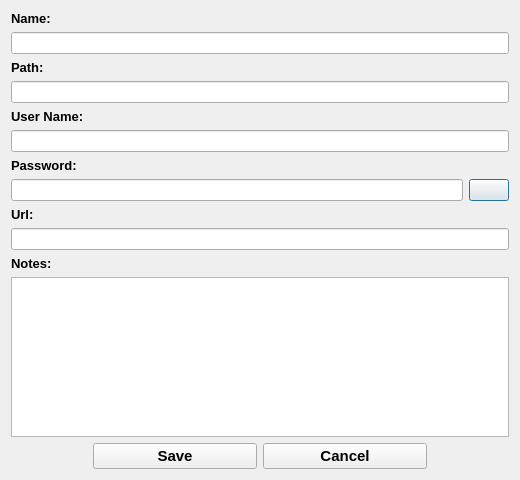
<?xml version="1.0" encoding="UTF-8"?>
<ui version="4.0">
 <class>CredentialEntryEditor</class>
 <widget class="QDialog" name="CredentialEntryEditor">
  <property name="geometry">
   <rect>
    <x>0</x>
    <y>0</y>
    <width>520</width>
    <height>480</height>
   </rect>
  </property>
  <property name="minimumSize">
   <size>
    <width>520</width>
    <height>480</height>
   </size>
  </property>
  <property name="maximumSize">
   <size>
    <width>520</width>
    <height>480</height>
   </size>
  </property>
  <property name="windowTitle">
   <string>Credential Entry</string>
  </property>
  <layout class="QVBoxLayout" name="verticalLayout">
   <item>
    <widget class="QLabel" name="NameLabel">
     <property name="font">
      <font>
       <pointsize>10</pointsize>
       <bold>true</bold>
      </font>
     </property>
     <property name="text">
      <string>Name:</string>
     </property>
    </widget>
   </item>
   <item>
    <widget class="QLineEdit" name="NameLineEdit">
     <property name="font">
      <font>
       <bold>true</bold>
      </font>
     </property>
    </widget>
   </item>
   <item>
    <widget class="QLabel" name="PathLabel">
     <property name="font">
      <font>
       <pointsize>10</pointsize>
       <bold>true</bold>
      </font>
     </property>
     <property name="text">
      <string>Path:</string>
     </property>
    </widget>
   </item>
   <item>
    <widget class="QLineEdit" name="PathLineEdit">
     <property name="font">
      <font>
       <bold>true</bold>
      </font>
     </property>
    </widget>
   </item>
   <item>
    <widget class="QLabel" name="UsernameLabel">
     <property name="font">
      <font>
       <pointsize>10</pointsize>
       <bold>true</bold>
      </font>
     </property>
     <property name="text">
      <string>User Name:</string>
     </property>
    </widget>
   </item>
   <item>
    <widget class="QLineEdit" name="UsernameLineEdit">
     <property name="font">
      <font>
       <bold>true</bold>
      </font>
     </property>
    </widget>
   </item>
   <item>
    <widget class="QLabel" name="PasswordLabel">
     <property name="font">
      <font>
       <pointsize>10</pointsize>
       <bold>true</bold>
      </font>
     </property>
     <property name="text">
      <string>Password:</string>
     </property>
    </widget>
   </item>
   <item>
    <layout class="QHBoxLayout" name="PasswordHorizontalLayout" stretch="0,0">
     <item>
      <widget class="QLineEdit" name="PasswordLineEdit">
       <property name="font">
        <font>
         <bold>true</bold>
        </font>
       </property>
       <property name="echoMode">
        <enum>QLineEdit::EchoMode::Password</enum>
       </property>
      </widget>
     </item>
     <item>
      <widget class="QPushButton" name="PasswordShowPushButton">
       <property name="text">
        <string/>
       </property>
       <property name="checkable">
        <bool>true</bool>
       </property>
      </widget>
     </item>
    </layout>
   </item>
   <item>
    <widget class="QLabel" name="UrlLabel">
     <property name="font">
      <font>
       <pointsize>10</pointsize>
       <bold>true</bold>
      </font>
     </property>
     <property name="text">
      <string>Url:</string>
     </property>
    </widget>
   </item>
   <item>
    <widget class="QLineEdit" name="UrlLineEdit">
     <property name="font">
      <font>
       <bold>true</bold>
      </font>
     </property>
    </widget>
   </item>
   <item>
    <widget class="QLabel" name="NotesLabel">
     <property name="font">
      <font>
       <pointsize>10</pointsize>
       <bold>true</bold>
      </font>
     </property>
     <property name="text">
      <string>Notes:</string>
     </property>
    </widget>
   </item>
   <item>
    <widget class="QPlainTextEdit" name="NotesPlainTextEdit">
     <property name="font">
      <font>
       <bold>true</bold>
      </font>
     </property>
    </widget>
   </item>
   <item>
    <layout class="QHBoxLayout" name="ButtonsHorizontalLayout" stretch="1,2,2,1">
     <item>
      <spacer name="HorizontalSpacer1">
       <property name="orientation">
        <enum>Qt::Orientation::Horizontal</enum>
       </property>
       <property name="sizeHint" stdset="0">
        <size>
         <width>40</width>
         <height>20</height>
        </size>
       </property>
      </spacer>
     </item>
     <item>
      <widget class="QPushButton" name="SavePushButton">
       <property name="font">
        <font>
         <pointsize>11</pointsize>
         <bold>true</bold>
        </font>
       </property>
       <property name="text">
        <string>Save</string>
       </property>
       <property name="icon">
        <iconset theme="QIcon::ThemeIcon::DocumentSave"/>
       </property>
      </widget>
     </item>
     <item>
      <widget class="QPushButton" name="CancelPushButton">
       <property name="font">
        <font>
         <pointsize>11</pointsize>
         <bold>true</bold>
        </font>
       </property>
       <property name="text">
        <string>Cancel</string>
       </property>
       <property name="icon">
        <iconset theme="QIcon::ThemeIcon::EditDelete"/>
       </property>
      </widget>
     </item>
     <item>
      <spacer name="HorizontalSpacer2">
       <property name="orientation">
        <enum>Qt::Orientation::Horizontal</enum>
       </property>
       <property name="sizeHint" stdset="0">
        <size>
         <width>40</width>
         <height>20</height>
        </size>
       </property>
      </spacer>
     </item>
    </layout>
   </item>
  </layout>
 </widget>
 <resources/>
 <connections/>
</ui>
